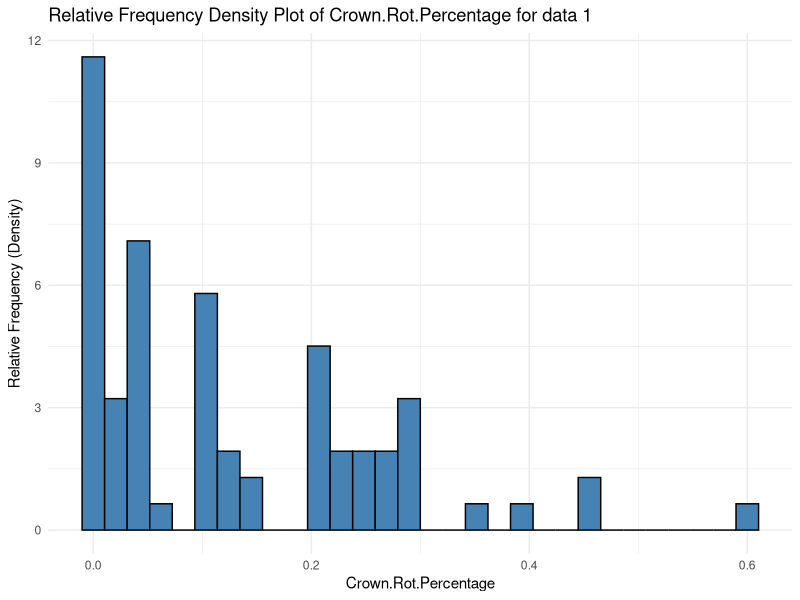
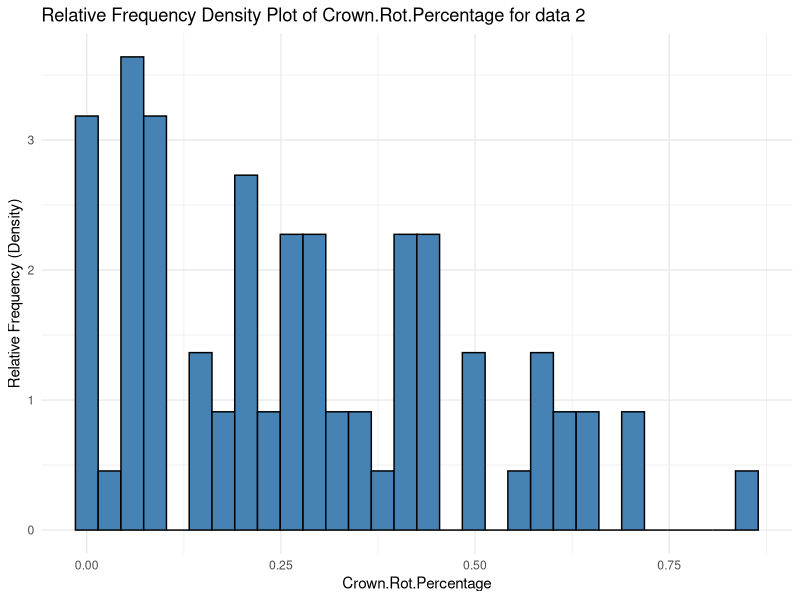
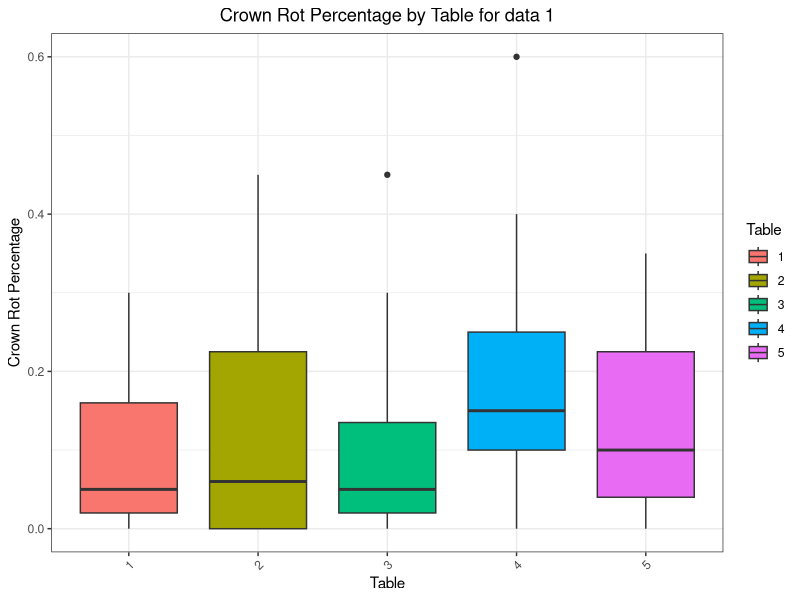
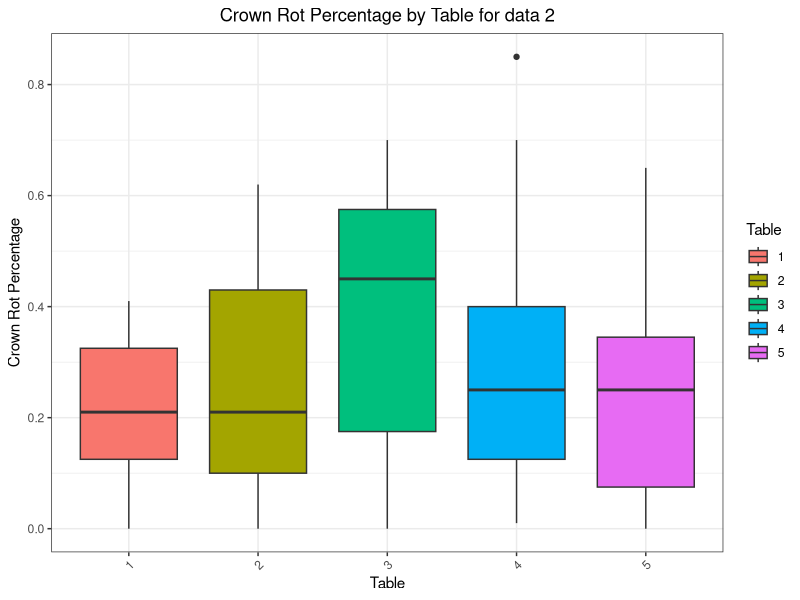
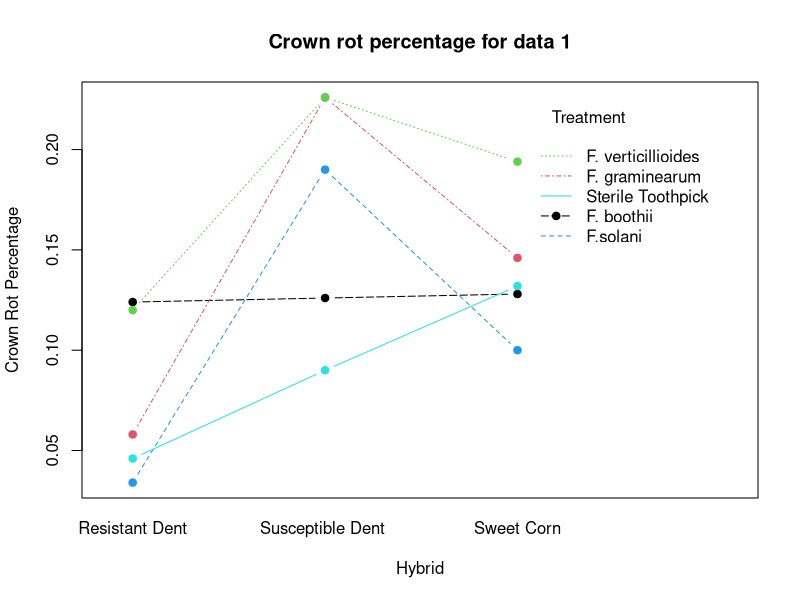
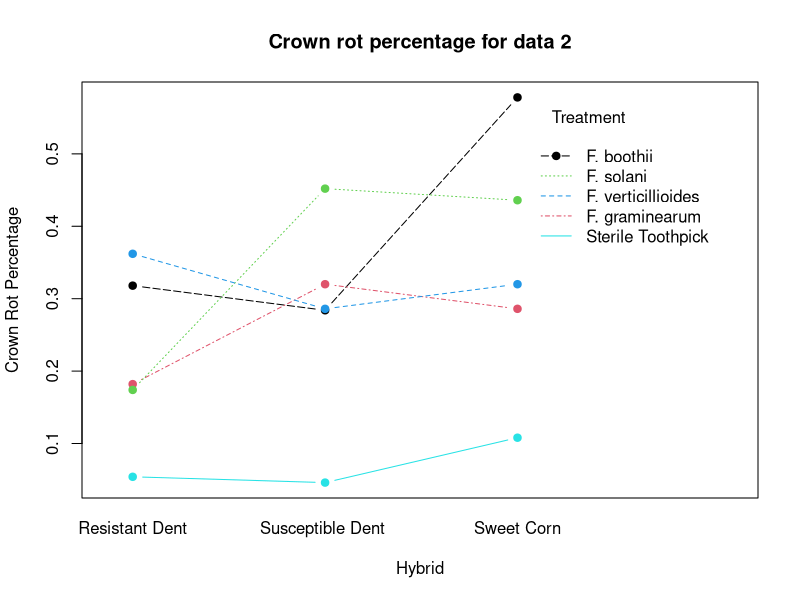
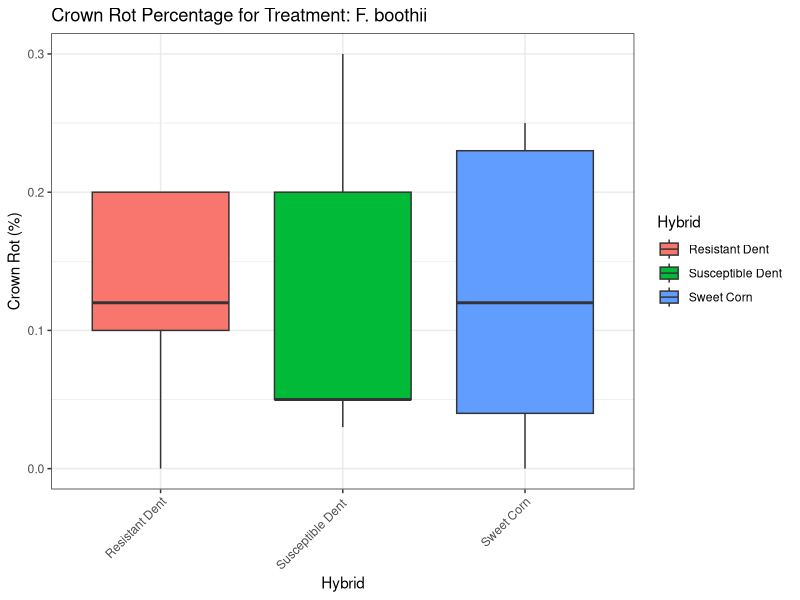
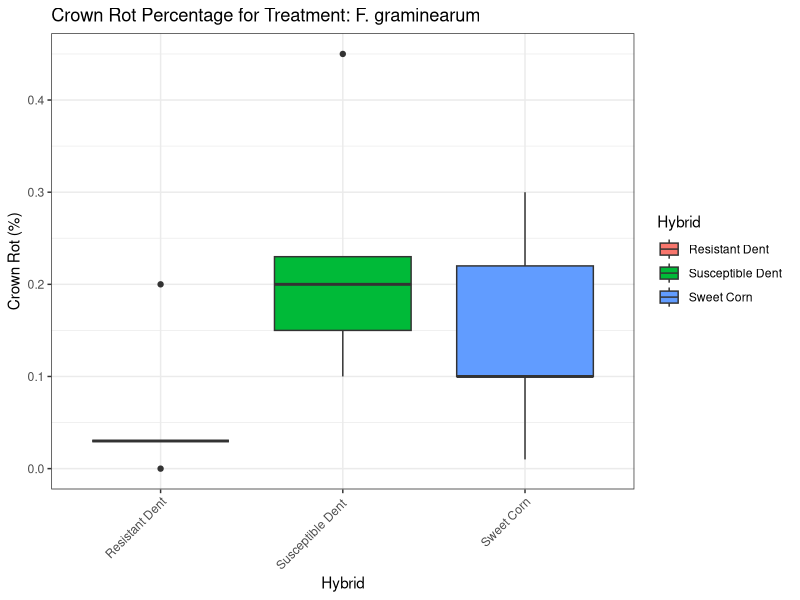

Source code (R) for these figures, in order:
## ---- chunk 1
knitr::opts_chunk$set(echo = TRUE, message = FALSE, warning = FALSE, fig.align = 'center')
## ---- chunk 2
## Data Set 1

hybrid <- read.csv("Hybrid_Isolate_Test.csv")
hybrid$Hybrid.number <- NULL
# Creating block
hybrid$Table <- floor(hybrid$Plant / 100)

hybrid$Hybrid <- as.factor(hybrid$Hybrid)
hybrid$Treatment <- as.factor(hybrid$Treatment)
hybrid$Crown.Rot.Rating <- as.factor(hybrid$Crown.Rot.Rating)
hybrid$Table <- as.factor(hybrid$Table)
hybrid$Crown.Rot.Percentage <- hybrid$Crown.Rot.Percentage / 100
hybrid$Chikoti.Rating <- NULL



## Relative Frequency Density Plots
library(ggplot2)

ggplot(hybrid, aes(x = Crown.Rot.Percentage)) +
  geom_histogram(aes(y = ..density..), 
                 bins = 30, 
                 fill = "steelblue", 
                 color = "black") +
  labs(
    x = "Crown.Rot.Percentage",
    y = "Relative Frequency (Density)",
    title = "Relative Frequency Density Plot of Crown.Rot.Percentage for data 1"
  ) +
  theme_minimal()

## Data Set 2

hybrid2 <- read.csv("Hybrid_Isolate_Test2.csv")
# Creating block
hybrid2$Table <- floor(hybrid2$Plant / 100)

hybrid2$Chikoti.Rating <- NULL
hybrid2$Hybrid <- as.factor(hybrid2$Hybrid)
hybrid2$Treatment <- as.factor(hybrid2$Treatment)
hybrid2$Crown.Rot.Rating <- as.factor(hybrid2$Crown.Rot.Rating)
hybrid2$Table <- as.factor(hybrid2$Table)
hybrid2$Crown.Rot.Percentage <- hybrid2$Crown.Rot.Percentage / 100


ggplot(hybrid2, aes(x = Crown.Rot.Percentage)) +
  geom_histogram(aes(y = ..density..), 
                 bins = 30, 
                 fill = "steelblue", 
                 color = "black") +
  labs(
    x = "Crown.Rot.Percentage",
    y = "Relative Frequency (Density)",
    title = "Relative Frequency Density Plot of Crown.Rot.Percentage for data 2"
  ) +
  theme_minimal()

## write data into .csv file
write.csv(hybrid, "hybrid.csv", row.names = FALSE)
write.csv(hybrid2, "hybrid2.csv", row.names = FALSE)


## ---- chunk 3
# Data 1

library(ggplot2)

ggplot(hybrid, aes(x = Table, y = Crown.Rot.Percentage, fill = Table)) +
  geom_boxplot() +
  theme_bw() +
  labs(
    title = "Crown Rot Percentage by Table for data 1",
    x = "Table",
    y = "Crown Rot Percentage"
  ) +
  theme(
    axis.text.x = element_text(angle = 45, hjust = 1),
    plot.title = element_text(hjust = 0.5)
  )

# Data 2

ggplot(hybrid2, aes(x = Table, y = Crown.Rot.Percentage, fill = Table)) +
  geom_boxplot() +
  theme_bw() +
  labs(
    title = "Crown Rot Percentage by Table for data 2",
    x = "Table",
    y = "Crown Rot Percentage"
  ) +
  theme(
    axis.text.x = element_text(angle = 45, hjust = 1),
    plot.title = element_text(hjust = 0.5)
  )
## ---- chunk 4
## Data 1

with(hybrid, interaction.plot(
  x.factor = Hybrid,
  trace.factor = Treatment,
  response = Crown.Rot.Percentage,
  type = "b",           # both points and lines
  col = 1:5,            # color for lines (adjust as needed)
  pch = 19,             # solid circles
  xlab = "Hybrid",
  ylab = "Crown Rot Percentage",
  trace.label = "Treatment",
  main = "Crown rot percentage for data 1"
))

## Data 2
 
with(hybrid2, interaction.plot(
  x.factor = Hybrid,
  trace.factor = Treatment,
  response = Crown.Rot.Percentage,
  type = "b",           # both points and lines
  col = 1:5,            # color for lines (adjust as needed)
  pch = 19,             # solid circles
  xlab = "Hybrid",
  ylab = "Crown Rot Percentage",
  trace.label = "Treatment",
  main = "Crown rot percentage for data 2"
))
## ---- chunk 5
## Boxplot of Fungi Isolate and Hybrid for data 1 and 2
library(ggplot2)
treatments <- unique(hybrid$Treatment)

for (tr in treatments) {
  temp <- subset(hybrid, Treatment == tr)

  p <- ggplot(temp, aes(x = Hybrid, y = Crown.Rot.Percentage, fill = Hybrid)) +
    geom_boxplot() +
    theme_bw() +
    theme(axis.text.x = element_text(angle = 45, hjust = 1)) +
    labs(
      title = paste("Crown Rot Percentage for Treatment:", tr),
      x = "Hybrid",
      y = "Crown Rot (%)"
    )

  print(p)
}

## For Data Set 2
library(ggplot2)
treatments2 <- unique(hybrid2$Treatment)

for (tr in treatments2) {
  temp2 <- subset(hybrid2, Treatment == tr)

  p <- ggplot(temp2, aes(x = Hybrid, y = Crown.Rot.Percentage, fill = Hybrid)) +
    geom_boxplot() +
    theme_bw() +
    theme(axis.text.x = element_text(angle = 45, hjust = 1)) +
    labs(
      title = paste("Crown Rot Percentage for Treatment:", tr),
      x = "Hybrid",
      y = "Crown Rot (%)"
    )

  print(p)
}
